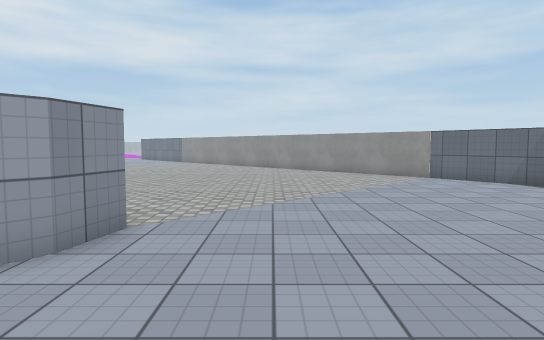
[1] (above)

19 first-person views from a walk through a 3-D level made in the Unity game engine. The camera is 1.4 m above the floor, tilts 4° down and sees 75° across. The floor is counted in squares, 1 m on a side. Each view is taken from the middle of a square. On the plan, view 1 faces up. The plan holds only what a view shows up to about 15 squares ahead; the rest is blank. The place goes on beyond the plan. The player is left out. Surface patterns are stand-ins for the level's own textures.

[2]
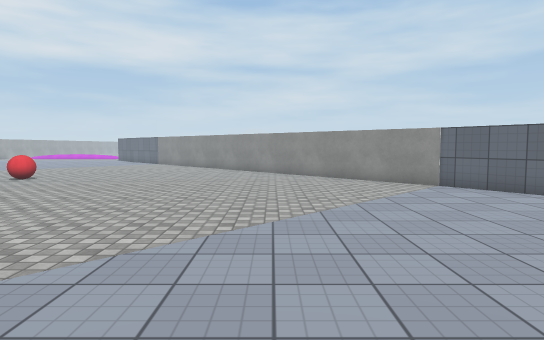

[3]
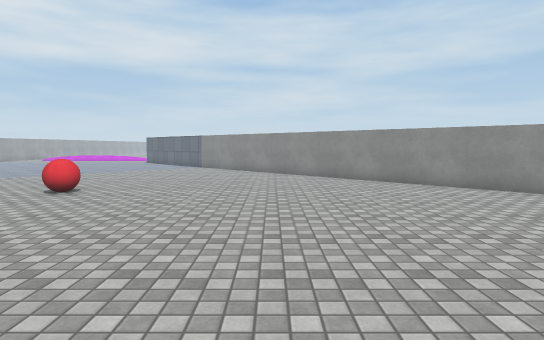

[4]
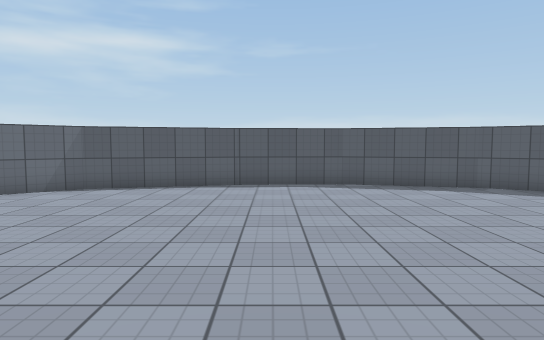

[5]
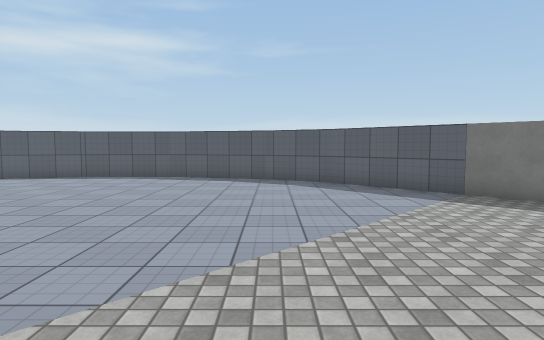

[6]
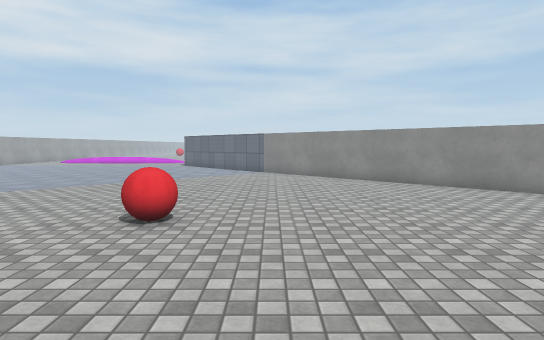

[7]
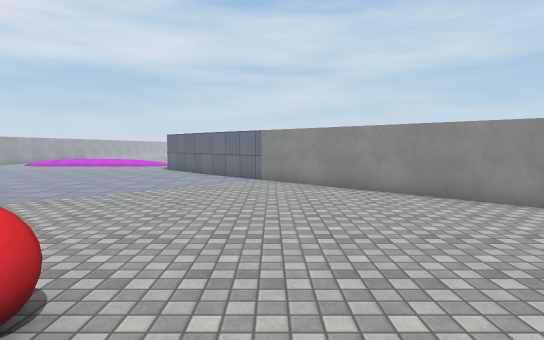

[8]
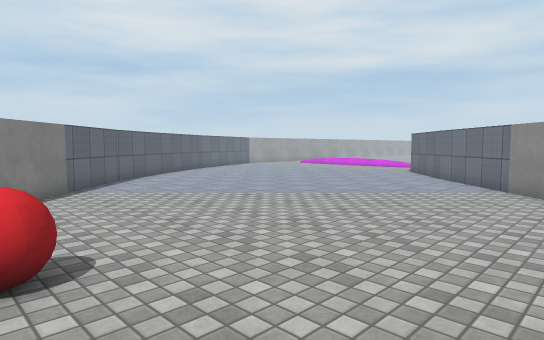

[9]
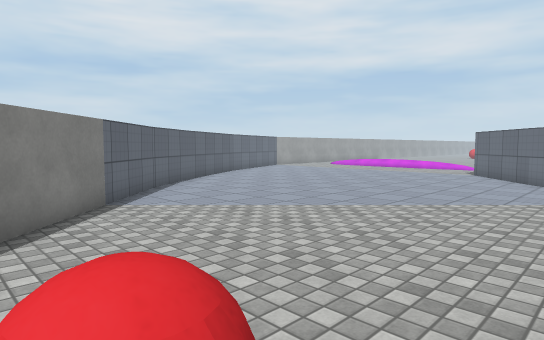

[10]
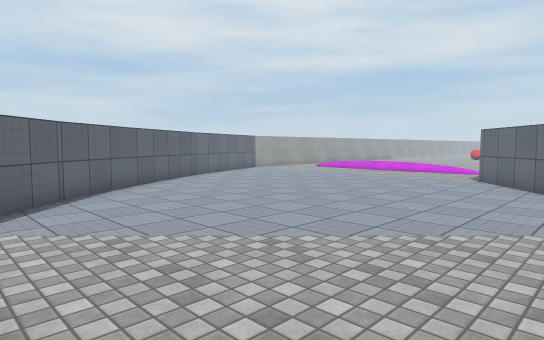

[11]
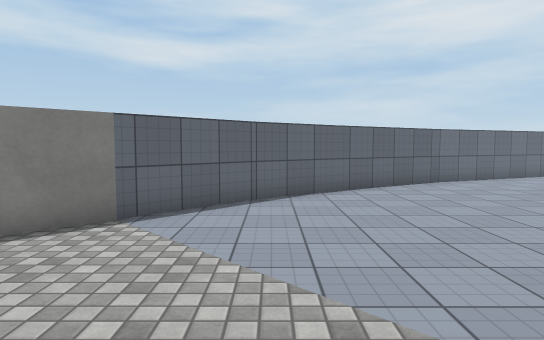

[12]
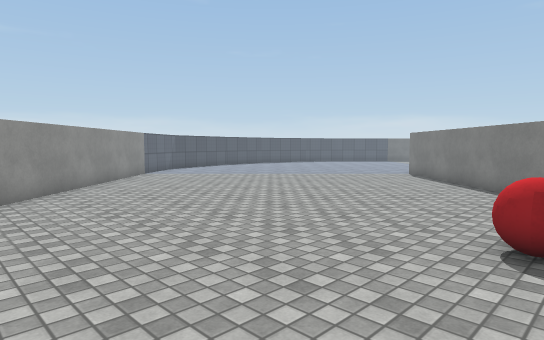

[13]
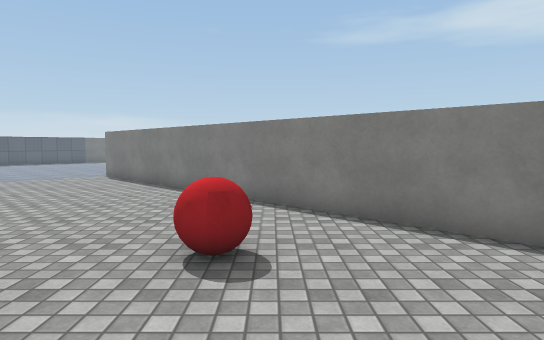

[14]
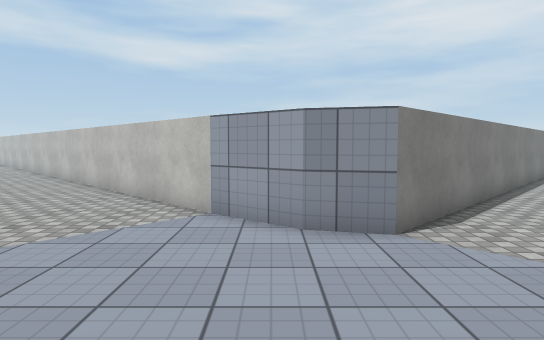

[15]
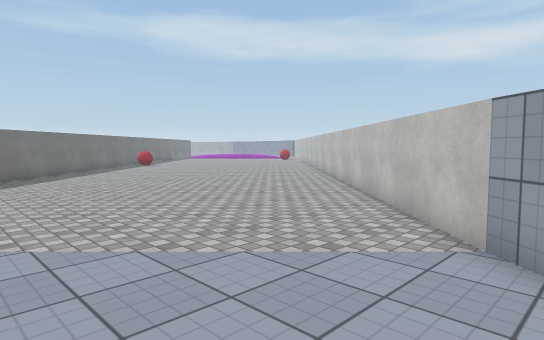

[16]
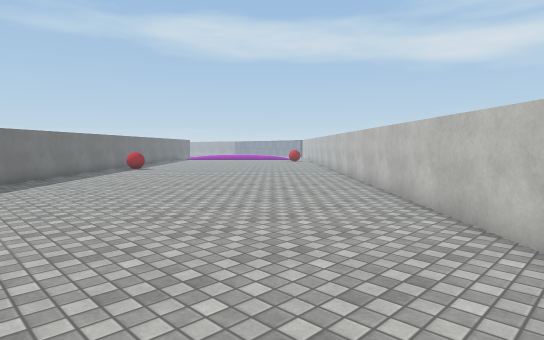

[17]
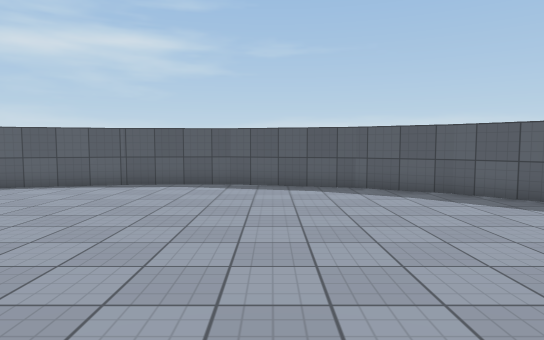

[18]
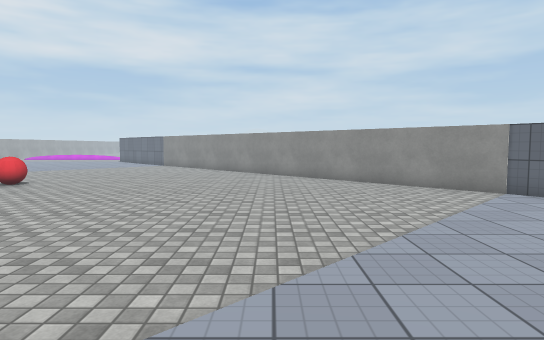

[19]
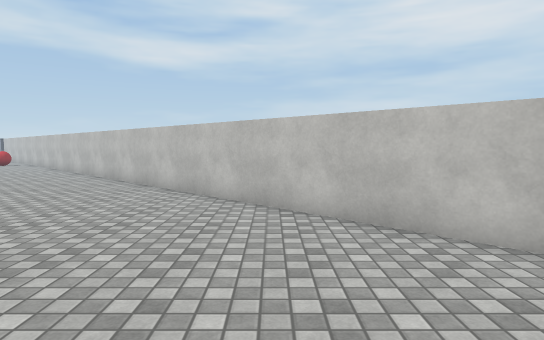

### Floor plan
Points are (right, up) in squares from view 1. A wall is a line through its corners. A room is listed if a view was taken in it or the views show most of it. See-through windows are left out.
Room 1 (views 1, 2, 3, 4, 5, 6, 7, 8, 9, 10, 11, 12, 13, 14, 15, 16, 17, 18, 19)
walls: (-4.2, 2.8) (-13.6, -6.6); (6.8, 15.1) (-7.7, 29.6); (10.7, 3.5) (10.5, 7.2) (9.2, 12) (6.8, 15.2); (9.6, -0.8) (10.7, 3.6); (8.2, -3.3) (9.6, -0.7); (-19.1, 22.6) (-2.5, 5.9) (-2.8, 4.5) (-4.2, 2.7); (4.9, -6.5) (8.3, -3.1); (-20.9, 25.1) (-19.1, 22.5); (-23.3, 29.3) (-20.8, 25)
objects: other object (-9, 17) to (-9, 18)

Where each view was taken, in squares from view 1:
view 1: 0 up, 0 right, facing up
view 2: 3 up, 1 right, facing up
view 3: 7 up, 3 left, facing up
view 4: 6 up, 2 left, facing right
view 5: 1 down, 5 left, facing right
view 6: 11 up, 7 left, facing up
view 7: 15 up, 7 left, facing up
view 8: 17 up, 5 left, facing up-left
view 9: 17 up, 8 left, facing up-left
view 10: 20 up, 9 left, facing up-left
view 11: 23 up, 10 left, facing left
view 12: 23 up, 10 left, facing down-right
view 13: 22 up, 10 left, facing down
view 14: 4 up, 3 right, facing left
view 15: 4 up, 1 right, facing down-left
view 16: 1 up, 1 left, facing down-left
view 17: 2 up, 2 left, facing right
view 18: 5 up, 0 right, facing up
view 19: 1 down, 0 right, facing left
